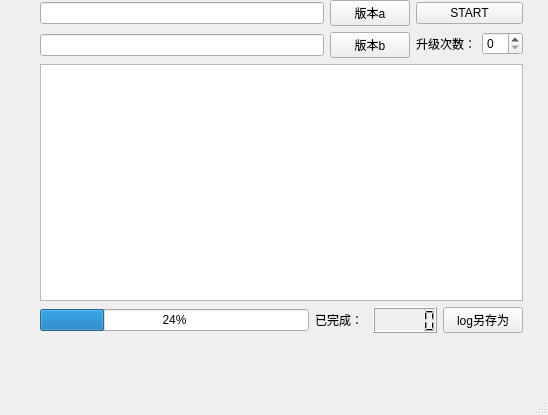
<?xml version="1.0" encoding="UTF-8"?>
<ui version="4.0">
 <class>MainWindow</class>
 <widget class="QMainWindow" name="MainWindow">
  <property name="geometry">
   <rect>
    <x>0</x>
    <y>0</y>
    <width>548</width>
    <height>415</height>
   </rect>
  </property>
  <property name="windowTitle">
   <string>MainWindow</string>
  </property>
  <widget class="QWidget" name="centralwidget">
   <widget class="QWidget" name="">
    <property name="geometry">
     <rect>
      <x>40</x>
      <y>0</y>
      <width>483</width>
      <height>333</height>
     </rect>
    </property>
    <layout class="QVBoxLayout" name="verticalLayout_3">
     <item>
      <layout class="QHBoxLayout" name="horizontalLayout_4">
       <item>
        <layout class="QVBoxLayout" name="verticalLayout">
         <item>
          <layout class="QHBoxLayout" name="horizontalLayout_2">
           <item>
            <widget class="QLineEdit" name="lineEdit"/>
           </item>
           <item>
            <widget class="QPushButton" name="pushButton">
             <property name="text">
              <string>版本a</string>
             </property>
            </widget>
           </item>
          </layout>
         </item>
         <item>
          <layout class="QHBoxLayout" name="horizontalLayout_3">
           <item>
            <widget class="QLineEdit" name="lineEdit_3"/>
           </item>
           <item>
            <widget class="QPushButton" name="pushButton_2">
             <property name="text">
              <string>版本b</string>
             </property>
            </widget>
           </item>
          </layout>
         </item>
        </layout>
       </item>
       <item>
        <layout class="QVBoxLayout" name="verticalLayout_2">
         <item>
          <widget class="QPushButton" name="pushButton_3">
           <property name="text">
            <string>START</string>
           </property>
          </widget>
         </item>
         <item>
          <layout class="QHBoxLayout" name="horizontalLayout">
           <item>
            <widget class="QLabel" name="label">
             <property name="text">
              <string>升级次数：</string>
             </property>
            </widget>
           </item>
           <item>
            <widget class="QSpinBox" name="spinBox"/>
           </item>
          </layout>
         </item>
        </layout>
       </item>
      </layout>
     </item>
     <item>
      <widget class="QTextBrowser" name="textBrowser"/>
     </item>
     <item>
      <layout class="QHBoxLayout" name="horizontalLayout_6">
       <item>
        <layout class="QHBoxLayout" name="horizontalLayout_5">
         <item>
          <widget class="QProgressBar" name="progressBar">
           <property name="value">
            <number>24</number>
           </property>
          </widget>
         </item>
         <item>
          <widget class="QLabel" name="label_2">
           <property name="text">
            <string>已完成： </string>
           </property>
          </widget>
         </item>
         <item>
          <widget class="QLCDNumber" name="lcdNumber"/>
         </item>
        </layout>
       </item>
       <item>
        <widget class="QPushButton" name="pushButton_4">
         <property name="text">
          <string>log另存为</string>
         </property>
        </widget>
       </item>
      </layout>
     </item>
    </layout>
   </widget>
   <zorder>spinBox</zorder>
   <zorder>label</zorder>
   <zorder>textBrowser</zorder>
   <zorder>label</zorder>
   <zorder>spinBox</zorder>
   <zorder>label</zorder>
   <zorder>pushButton</zorder>
   <zorder>pushButton_2</zorder>
   <zorder>lineEdit</zorder>
   <zorder>lineEdit_3</zorder>
   <zorder>pushButton_3</zorder>
   <zorder>progressBar</zorder>
   <zorder>lcdNumber</zorder>
   <zorder>label_2</zorder>
   <zorder>pushButton_4</zorder>
  </widget>
  <widget class="QMenuBar" name="menubar">
   <property name="geometry">
    <rect>
     <x>0</x>
     <y>0</y>
     <width>548</width>
     <height>30</height>
    </rect>
   </property>
  </widget>
  <widget class="QStatusBar" name="statusbar"/>
 </widget>
 <resources/>
 <connections/>
</ui>
